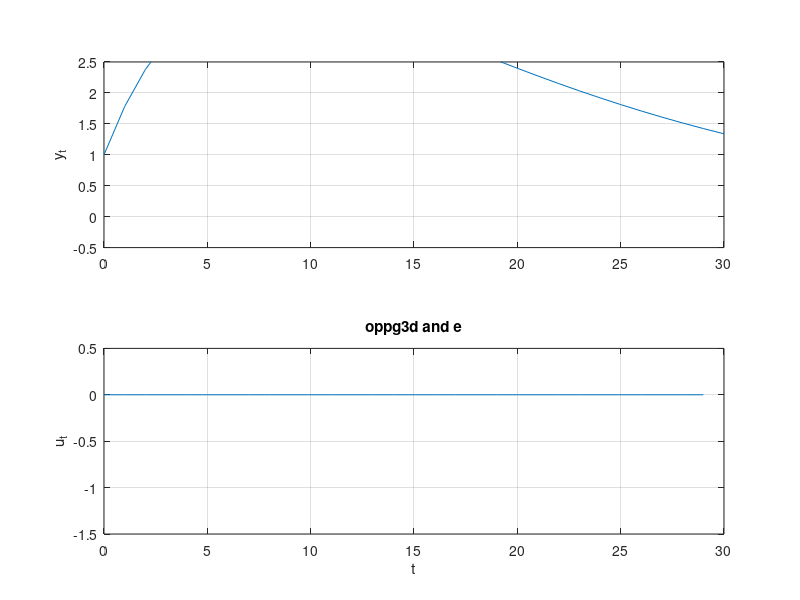

The MATLAB script that drew this image:
%% Assignment 6, Problem 3 e)
%  MPC with input blocking.
%  Tor Aksel N. Heirung, April 2013.

%% Problem data
% System matrices, model
A = [0     0     0    ;
      0     0     1    ;
      0.1  -0.79  1.78];
B = [1 0 0.1]';
C = [0 0 1];

x0 = [0 0 1]'; % Initial state

N = 30; % Length of time horizon

b_length = [1, 1, 2, 4, 8, 14]'; % Lenghts of blocks
if sum(b_length) ~= N; warning('Block length error!'); end
nb = numel(b_length); % Number of control blocks on the time horizon

nx = size(A,2); % number of states (equals the number of rows in A)
nu = size(B,2); % number of controls (equals the number of rows in B)

% Cost function
I_N = eye(N);
Qt = 2*diag([0, 0, 1]);
Q = kron(I_N, Qt);
Rt = 2*1;
R = kron(diag(b_length), Rt); % Note that each R in G is multiplied by the block length!
G = blkdiag(Q, R);

% Equality constraint
Aeq_c1 = eye(N*nx);                             % Component 1 of A_eq
Aeq_c2 = kron(diag(ones(N-1,1),-1), -A);        % Component 2 of A_eq
ones_block = blkdiag(ones(b_length(1),1), ...
                     ones(b_length(2),1), ...
                     ones(b_length(3),1), ...
                     ones(b_length(4),1), ...
                     ones(b_length(5),1), ...
                     ones(b_length(6),1));      % Block-diagonal matrix of 1-vectors
Aeq_c3 = kron(ones_block, -B);                  % Component 3 of A_eq
Aeq = [Aeq_c1 + Aeq_c2, Aeq_c3];
% b_eq varies with time


% Inequality constraint
x_lb = -Inf(N*nx,1);    % Lower bound on x
x_ub =  Inf(N*nx,1);    % Upper bound on x
u_lb = -ones(nb*nu,1);  % Lower bound on u (nb*nu < n*nu)
u_ub =  ones(nb*nu,1);  % Upper bound on u (nb*nu < n*nu)
lb = [x_lb; u_lb];      % Lower bound on z
ub = [x_ub; u_ub];      % Upper bound on z

%% MPC

opt = optimset('Display','off', 'Diagnostics','off', 'LargeScale','off');

u = NaN(nu,N);
x = NaN(nx,N+1);
x(:,1) = x0;

% Initialize beq
beq = [zeros(nx,1); zeros((N-1)*nx,1)];

% Simulate and solve optimization problem at each step
for t = 1:N
    
    % Update equality constraint with latest measurement x_t = x(:,t)
    beq(1:nx) = A*x(:,t);
    
    % Solve optimization problem
    [z,fval,exitflag,output,lambda] = quadprog(G,[],[],[],Aeq,beq,lb,ub,[],opt);
    
    % Extract optimal control from solution z
    u_blocks = z(N*nx+1:N*nx+nb*nu);    % Control blocks, open-loop optimal
    u_ol = ones_block*u_blocks;         % Control
    u(t) = u_ol(1); % Only first element is used
    
    % Simulate system one step ahead
    x(:,t+1) = A*x(:,t) + B*u(t);
    
end

y = C*x;

%% Plot
t_vec = 1:N; % Time vector

% Plot optimal trajectory
figure(7);
subplot(2,1,1);
plot([0,t_vec],y);
grid('on');
box('on');
ylim([-0.5, 2.5]);
ylabel('y_t');
subplot(2,1,2);
plot(t_vec-1,u);
box('on');
grid('on');
ylim([-1.5, 0.5]);
xlabel('t');
ylabel('u_t');
title('oppg3d and e')